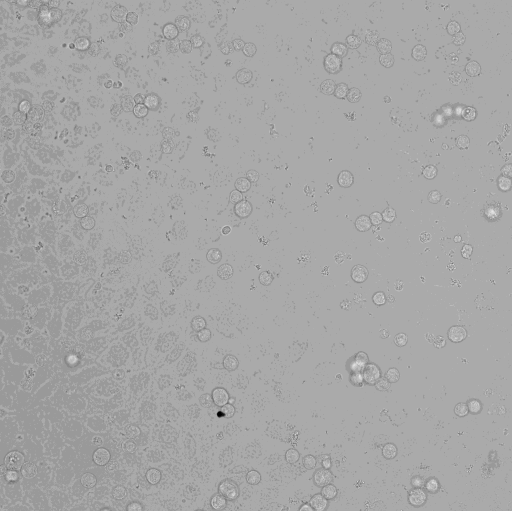
#> input picture data/raw/field104_brightfield.tif, 1024 x 1022 px (shown at 1/2 size)
$ python classical_seg.py
#> lines starting #> are read from the running program, lines starting #| are printed output that depends on the picture
### common/labels.py
"""Strict reading of instance label images (0 = background, 1..n = objects).

Every score and measurement reads label images through `validate_labels` / `read_labels`, so an invalid image (a
probability map, fractional or negative values, NaN, a stack, the wrong shape) raises instead of being silently cast
to integers.
"""
from __future__ import annotations

from pathlib import Path

import numpy as np
import tifffile


class InvalidLabels(ValueError):
    """A label image that cannot be interpreted as instance labels."""


def validate_labels(array: np.ndarray, *, name: str = "labels", expected_shape: tuple[int, int] | None = None,
                    squeeze: bool = False) -> np.ndarray:
    """Return `array` as an int64 label image after checking it; raise InvalidLabels otherwise.

    squeeze=True removes singleton axes first (e.g. a (1, Y, X) TIFF); any other extra dimension is an error.
    """
    a = np.asarray(array)
    if squeeze:
        a = np.squeeze(a)
    if a.ndim != 2:
        raise InvalidLabels(f"{name}: expected a 2D label image, got shape {a.shape}")
    if expected_shape is not None and a.shape != tuple(expected_shape):
        raise InvalidLabels(f"{name}: expected shape {tuple(expected_shape)}, got {a.shape}")
    if a.dtype == bool or not np.issubdtype(a.dtype, np.integer) and not np.issubdtype(a.dtype, np.floating):
        raise InvalidLabels(f"{name}: expected integer labels, got dtype {a.dtype}")
    if np.issubdtype(a.dtype, np.floating):
        if not np.all(np.isfinite(a)):
            raise InvalidLabels(f"{name}: contains NaN or infinite values")
        if not np.array_equal(a, np.round(a)):
            raise InvalidLabels(f"{name}: contains non-integer values (a probability map or a resampled image?)")
    if a.size and a.min() < 0:
        raise InvalidLabels(f"{name}: contains negative values")
    if a.size and a.max() > np.iinfo(np.int64).max:
        raise InvalidLabels(f"{name}: values too large for int64")
    return a.astype(np.int64)


def read_labels(path: str | Path, *, expected_shape: tuple[int, int] | None = None, squeeze: bool = False,
                rows: slice | None = None) -> np.ndarray:
    """Read a label TIFF and validate it (optionally after selecting `rows`, e.g. a registered row range)."""
#> called with squeeze = False
    path = Path(path)
    if not path.is_file():
        raise FileNotFoundError(f"label image not found: {path}")
    a = tifffile.imread(path)
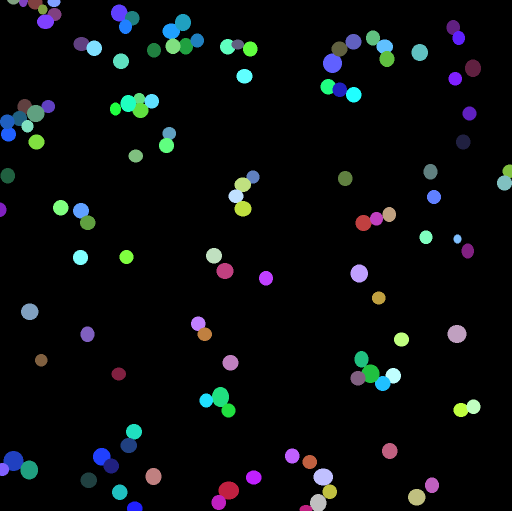
#> input picture data/raw/field104_cancer_cells_manual_labels.tif, 1024 x 1022 px (shown at 1/2 size)
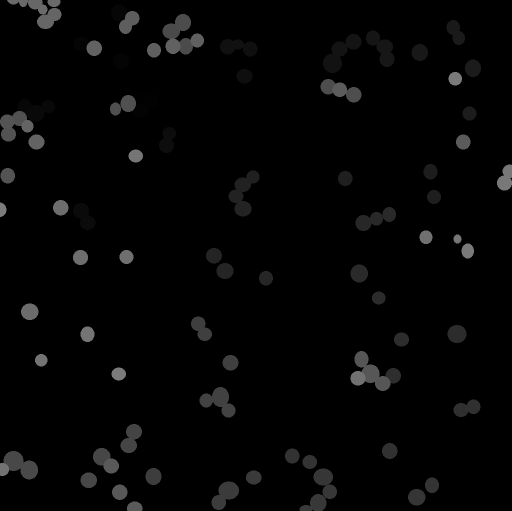
#> a: shape (1022, 1024) (shown at 1/2 size); min 0, max 124, mean 4.8
    if rows is not None:
        a = a[rows]
    return validate_labels(a, name=path.name, expected_shape=expected_shape, squeeze=squeeze)
#> in validate_labels, `return a.astype(np.int64)`:
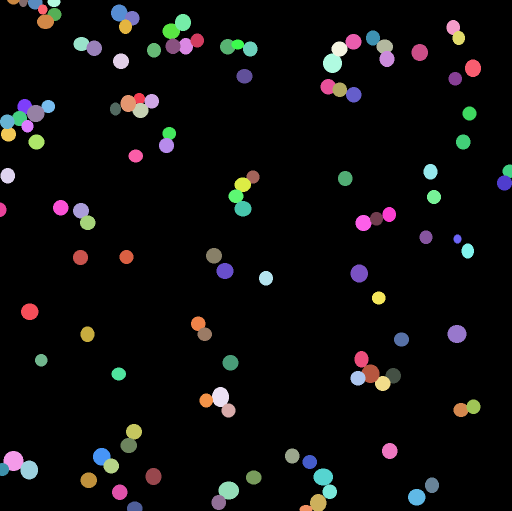
#> returned value: shape (1022, 1024) int64 (shown at 1/2 size); 125 distinct labels, from 0 to 124; one colour per label, 0 black

### fig1/code/classical_seg.py
"""Classical candidate for the reference-test-set comparison: local-contrast threshold pipeline on brightfield."""
import json
import numpy as np
import tifffile
from scipy import ndimage as ndi
from skimage import filters, morphology, segmentation, measure, feature
from common.matching import match

from common.paths import RAW as U
from fig1_paths import THRESHOLD_LABELS
from common.labels import read_labels
bf = tifffile.imread(U + "field104_brightfield.tif").astype(float)
ref = read_labels(U + "field104_cancer_cells_manual_labels.tif")
g = filters.gaussian(bf, 1)
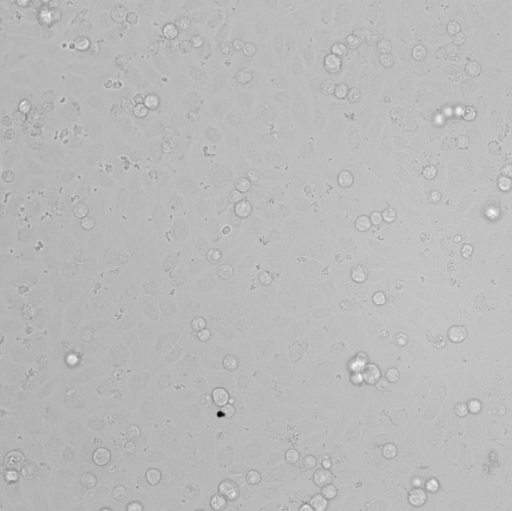
#> g: shape (1022, 1024) float64 (shown at 1/2 size); min 159.5, max 3510.8, mean 2615.1; drawn with min black and max white
#> (the run stopped early here; a loop or call above may not have finished)
